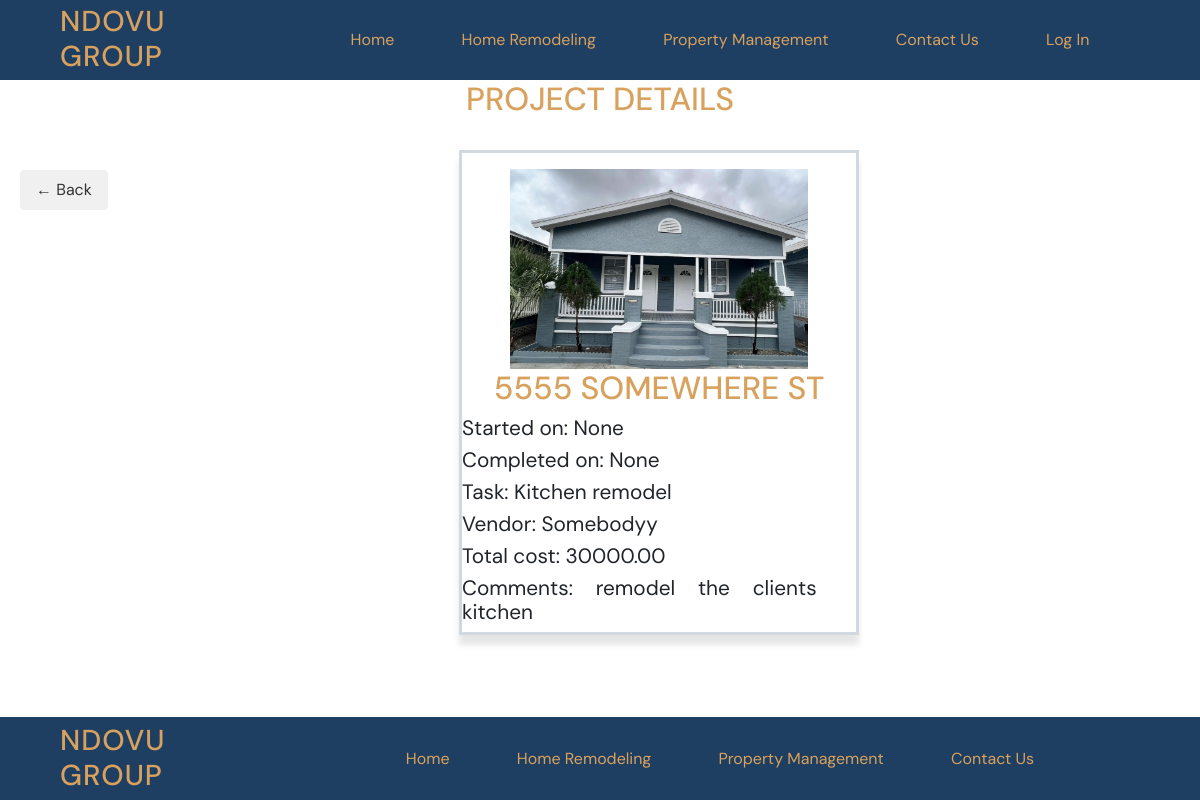
/projects/2/, run on an earlier commit of the app's database.
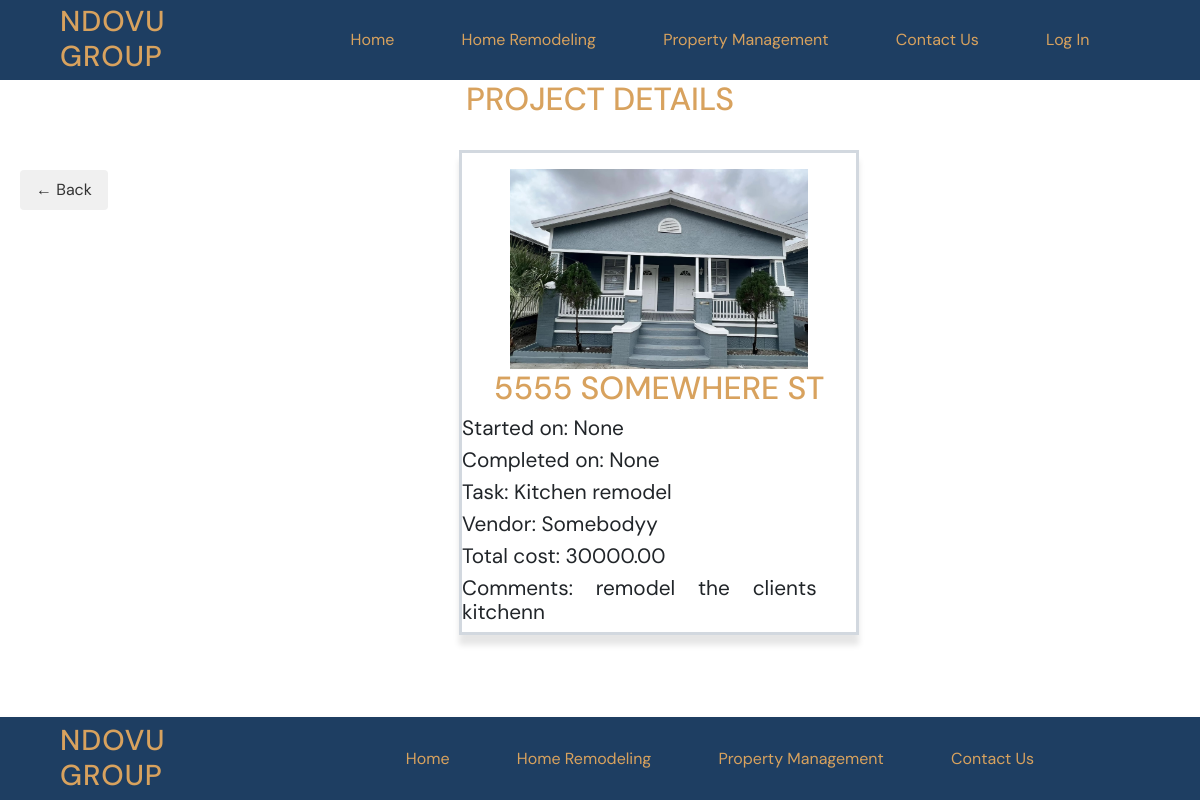
And on a later commit of the database.
### projects/models.py (models this page shows, shortened)
class Project(models.Model):
    name = models.CharField(max_length=128)
    image = models.ImageField(upload_to="static/img")
    tasks = models.CharField(max_length=200)
    vendor = models.CharField(max_length=50)
    total_cost = MoneyField(max_digits=14, decimal_places=2, default_currency='USD')
    comments = models.TextField()
    start_date = models.DateField(null=True, blank=True)
    complete_date = models.DateField(null=True, blank=True)

### projects/views.py (the view)
# urls.py: path("<int:pk>/", views.ProjectDetailView.as_view(), name="detail"),
class ProjectDetailView(DetailView): # read single, reads a single copy for read-only
        template_name = "projects/detail_project.html"
        model = Project

### templates/projects/detail_project.html (shortened to what this page needs)
{% extends 'base.html' %}
{% load static %}
{% block content %}
<h1>Project Details</h1>
<div class="projects-list center-row">
    <div class="project-card">
        <img src="{{ project.image.url }}" alt="house">
        <h1> {{ project.name }} </h1>
        <p> Started on: {{ project.start_date }} </p>
        <p> Completed on: {{ project.complete_date }} </p>
        <p> Task: {{ project.tasks }} </p>
        <p> Vendor: {{ project.vendor }} </p>
        <p> Total cost: {{ project.total_cost }} </p>
        <p> Comments: {{ project.comments }} </p>
    </div>
    <a href="{% url 'list' %}" class="back-button">← Back</a>
</div>
{% endblock content %}

What changed in the data, as far as the page shows it:
changed Project "5555 SOMEWHERE ST": comments "remodel the clients kitchen" → "remodel the clients kitchenn"
